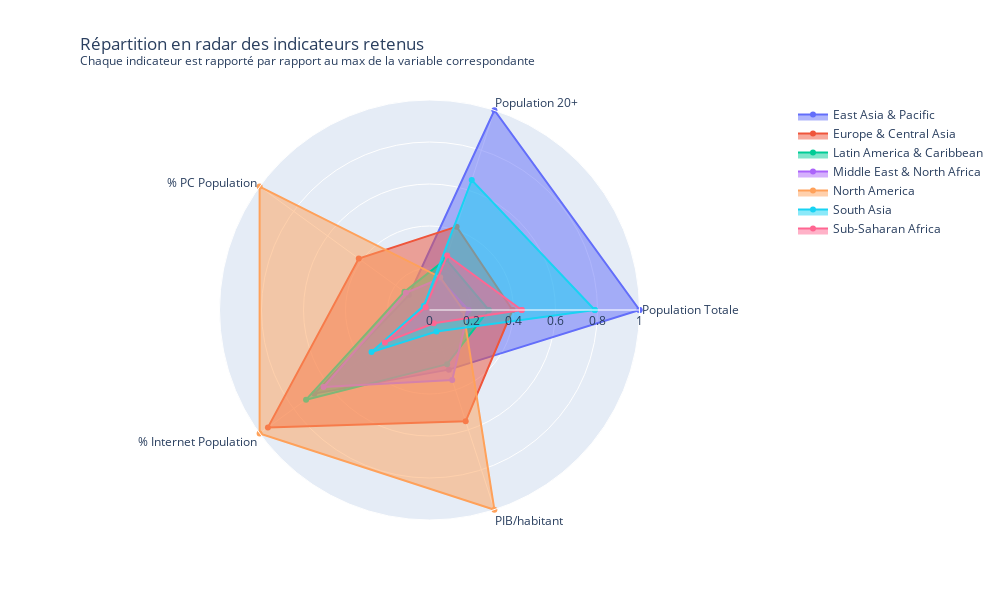

The cell this chart's notebook holds for it:
### Markdown cell above
### <a id='toc1_20_'></a>[Visualisation globale des régions](#toc0_)

Nous allons utiliser graphiques en radar pour avoir une vue comparative des régions

### Code cell
data_regions_normalized = data_regions.copy()
subjects = list(data_regions)[1:]
for s in subjects:
  data_regions_normalized[s] = data_regions_normalized[s] / np.max(data_regions_normalized[s])
subjects.append(subjects[0])

fig = go.Figure()

for region in data_regions["Region"]:
  r = data_regions_normalized.loc[data_regions["Region"]==region,].iloc[0].values.tolist()
  r = r[1:]
  r.append(r[0])
  fig.add_trace(go.Scatterpolar(
    r=r,
    theta=subjects,
    fill='toself',
    name=region
  ))

fig.update_layout(
  polar=dict(
    radialaxis=dict(
      visible=True,
      range=[0, 1]
    )),
  showlegend=True,
  height=600,
  width=1000,
  title=go.layout.Title(
        text="Répartition en radar des indicateurs retenus<br><sup>Chaque indicateur est rapporté par rapport au max de la variable correspondante</sup>",
        xref="paper",
        x=0
    )
)

fig.show()

### Figure 1 — Plotly figure (JSON) as saved in the notebook; plotly's stock layout.template omitted (floating-point values rounded to 4 significant figures)
{"data": [{"fill": "toself", "name": "East Asia & Pacific", "r": [1, 1, 0.1209, 0.6776, 0.2986, 1], "theta": ["Population Totale", "Population 20+", "% PC Population", "% Internet Population", "PIB/habitant", "Population Totale"], "type": "scatterpolar"}, {"fill": "toself", "name": "Europe & Central Asia", "r": [0.395, 0.4174, 0.4163, 0.9511, 0.5575, 0.395], "theta": ["Population Totale", "Population 20+", "% PC Population", "% Internet Population", "PIB/habitant", "Population Totale"], "type": "scatterpolar"}, {"fill": "toself", "name": "Latin America & Caribbean", "r": [0.2822, 0.2542, 0.1477, 0.7266, 0.2715, 0.2822], "theta": ["Population Totale", "Population 20+", "% PC Population", "% Internet Population", "PIB/habitant", "Population Totale"], "type": "scatterpolar"}, {"fill": "toself", "name": "Middle East & North Africa", "r": [0.1853, 0.1563, 0.139, 0.6236, 0.3502, 0.1853], "theta": ["Population Totale", "Population 20+", "% PC Population", "% Internet Population", "PIB/habitant", "Population Totale"], "type": "scatterpolar"}, {"fill": "toself", "name": "North America", "r": [0.1603, 0.1642, 1, 1, 1, 0.1603], "theta": ["Population Totale", "Population 20+", "% PC Population", "% Internet Population", "PIB/habitant", "Population Totale"], "type": "scatterpolar"}, {"fill": "toself", "name": "South Asia", "r": [0.7872, 0.651, 0.03352, 0.3412, 0.1074, 0.7872], "theta": ["Population Totale", "Population 20+", "% PC Population", "% Internet Population", "PIB/habitant", "Population Totale"], "type": "scatterpolar"}, {"fill": "toself", "name": "Sub-Saharan Africa", "r": [0.4392, 0.2731, 0.02272, 0.2628, 0.06647, 0.4392], "theta": ["Population Totale", "Population 20+", "% PC Population", "% Internet Population", "PIB/habitant", "Population Totale"], "type": "scatterpolar"}], "layout": {"height": 600, "polar": {"radialaxis": {"range": [0, 1], "visible": true}}, "showlegend": true, "title": {"text": "Répartition en radar des indicateurs retenus<br><sup>Chaque indicateur est rapporté par rapport au max de la variable correspondante</sup>", "x": 0, "xref": "paper"}, "width": 1000}}
